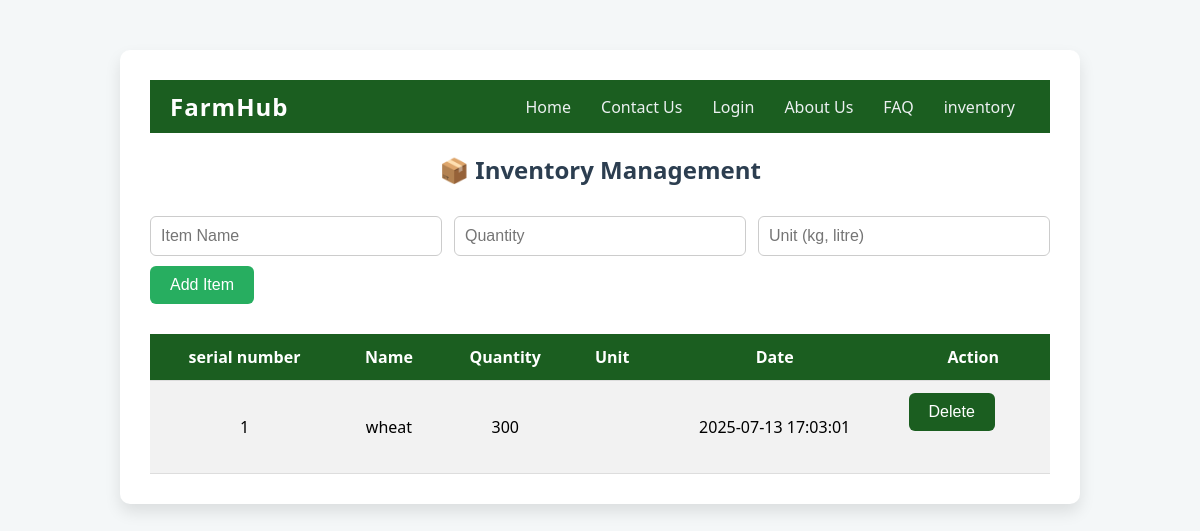
The page /inventory (signed in) on the database its author committed.
### tables this page shows
CREATE TABLE inventory (
        id INTEGER PRIMARY KEY AUTOINCREMENT,
        item_name TEXT NOT NULL,
        quantity INTEGER NOT NULL,
        unit TEXT,
        date_added TEXT DEFAULT CURRENT_TIMESTAMP,
        user_id INTEGER NOT NULL,
        FOREIGN KEY(user_id) REFERENCES users(id)
    );

### app.py (the view)
@app.route('/inventory')
def inventory():
    if 'user_id' not in session:
        return redirect(url_for('login'))
    user_id = session['user_id']
    conn = get_db_connection()
    items = conn.execute('SELECT * FROM inventory WHERE user_id = ?', (user_id,)).fetchall()
    conn.close()
    return render_template('inventory.html', items=items)

### app.py (called while the page is built)
def get_db_connection():
    conn = sqlite3.connect('farmhub.db')
    conn.row_factory = sqlite3.Row
    return conn

### templates/inventory.html (shortened to what this page needs)
<!DOCTYPE html>
<html lang="en">
<head>
</head>
<body>
  <div class="container">
    <nav>
    <a href="#" class="logo">FarmHub</a>
    <ul>
      <li><a href="{{ url_for('home') }}">Home</a></li>
      <li><a href="{{ url_for('contact_us') }}">Contact Us</a></li>
      <li><a href="{{ url_for('login') }}">Login</a></li>
      <li><a href="{{ url_for('about_us') }}">About Us</a></li>
      <li><a href="{{ url_for('faq') }}">FAQ</a></li>
      <li><a href="{{ url_for('inventory') }}">inventory</a></li>
    </ul>
    </nav>
    <h2>📦 Inventory Management</h2>
    <form action="/add_inventory" method="POST">
      <input type="text" name="item_name" placeholder="Item Name" required>
      <input type="number" name="quantity" placeholder="Quantity" required>
      <input type="text" name="unit" placeholder="Unit (kg, litre)">
      <button type="submit">Add Item</button>
    </form>
    <table>
      <tr>
        <th>serial number</th>
        <th>Name</th>
        <th>Quantity</th>
        <th>Unit</th>
        <th>Date</th>
        <th>Action</th>
      </tr>
      {% for item in items %}
      <tr>
        <td>{{ loop.index }}</td>
        <td>{{ item[1] }}</td>
        <td>{{ item[2] }}</td>
        <td>{{ item[3] }}</td>
        <td>{{ item[4] }}</td>
        <td>
          <form method="POST" action="/delete_inventory/{{ item[0] }}">
            <button type="submit" class="delete-btn">Delete</button>
          </form>
        </td>
      </tr>
      {% endfor %}
    </table>
  </div>
</body>
</html>

### templates/inventory.html (style rules this page uses)
body { font-family: 'Segoe UI', sans-serif; background-color: #f4f7f8; margin: 0; padding: 0; }
.container { max-width: 900px; margin: 50px auto; padding: 30px; background: #fff; box-shadow: 0 8px 16px rgba(0,0,0,0.1); border-radius: 10px; }
h2 { text-align: center; color: #2c3e50; margin-bottom: 30px; }
form { display: flex; flex-wrap: wrap; justify-content: space-between; margin-bottom: 30px; }
input[type="text"], input[type="number"] { width: 30%; padding: 10px; margin-bottom: 10px; border: 1px solid #ccc; border-radius: 6px; font-size: 16px; }
button { padding: 10px 20px; background-color: #27ae60; color: #fff; border: none; border-radius: 6px; font-size: 16px; cursor: pointer; transition: background-color 0.3s ease; }
table { width: 100%; border-collapse: collapse; text-align: center; }
th, td { padding: 12px; border-bottom: 1px solid #ddd; }
th { background-color: #1b5e20; color: white; }
tr:nth-child(even) { background-color: #f2f2f2; }
.delete-btn { background-color: #1b5e20; color: white; }
nav { background: #1b5e20; padding: 10px 20px; display: flex; justify-content: space-between; align-items: center; }
.logo { color: #fff; font-size: 24px; font-weight: bold; text-decoration: none; letter-spacing: 1px; }
nav ul { list-style: none; display: flex; margin: 0; padding: 0; }
nav ul li { margin: 0 15px; }
nav ul li a { color: #ecf0f1; text-decoration: none; font-size: 16px; transition: color 0.3s ease; }

### rows shown on the page
inventory: item_name "wheat", quantity "300", date_added "2025-07-13 17:03:01"
